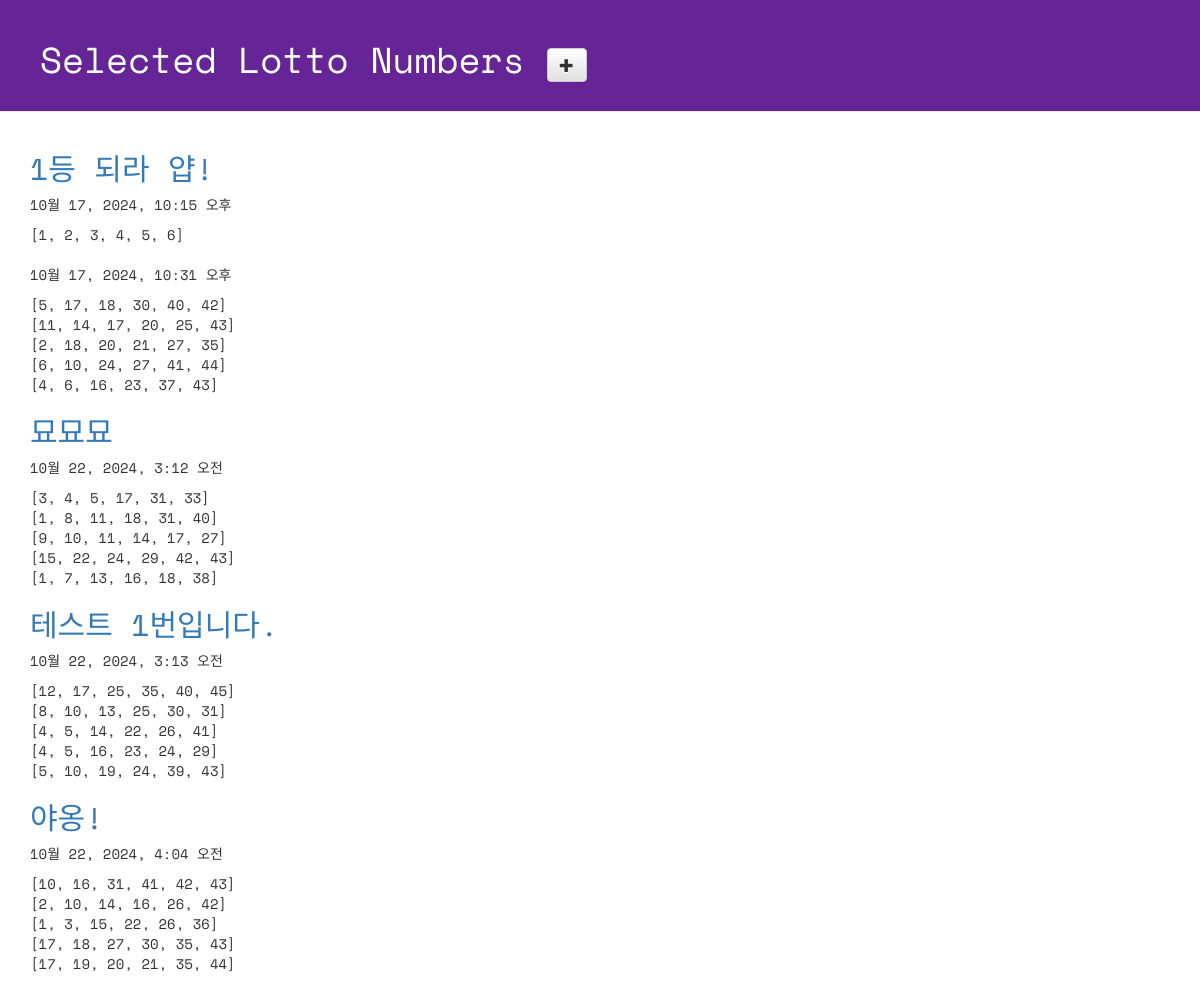
Page /lotto/ on the committed database.
### lotto/models.py (models this page shows, shortened)
class GuessNumbers(models.Model):
    name = models.CharField(max_length=24) # 로또 번호 리스트의 이름
    text = models.CharField(max_length=255) # 로또 번호 리스트에 대한 설명
    lottos = models.CharField(max_length=255, default='[1, 2, 3, 4, 5, 6]') # 로또 번호들이 담길 str
    num_lotto = models.IntegerField(default=5) # 6개 번호 set의 갯수
    update_date = models.DateTimeField()

### lotto/views.py (the view)
# urls.py: path('lotto/', views.index, name='index'), #/lotto
def index(request):
    lottos = GuessNumbers.objects.all()
    return render(request, 'lotto/default.html', {'lottos':lottos}) # context-index

### lotto/templates/lotto/default.html (shortened to what this page needs)
<!DOCTYPE html>
{% load static %}
<html lang="ko">
<head>
  <link rel="stylesheet" href="//maxcdn.bootstrapcdn.com/bootstrap/3.2.0/css/bootstrap.min.css">
  <link rel="stylesheet" href="//maxcdn.bootstrapcdn.com/bootstrap/3.2.0/css/bootstrap-theme.min.css">
  <link rel="stylesheet" href="{% static 'css/lotto.css' %}">
</head>
<body>
 <div class="page-header">
   <h1>
     Selected Lotto Numbers
     <a href="{% url 'new_lotto' %}">
       <span class="glyphicon glyphicon-plus btn btn-default"></span>
     </a>
   </h1>
 </div>
  <div class="container lotto">
    {% for lotto in lottos %}
     <h2><a href="{% url 'detail' lottokey=lotto.id %}">{{ lotto.text }}</a></h2>
     <p>{{ lotto.update_date }}</p>
     <p>{{ lotto.lottos | linebreaksbr }}</p>
    {% endfor %}
  </div>
</body>
</html>

### lotto/static/css/lotto.css (style rules this page uses)
.page-header { background-color: #652596; margin-top: 0; padding: 20px 20px 20px 40px; font-family: 'Space Mono', monospace; }
.page-header h1 { color: #FFFFFF; }
.container { font-family: 'Space Mono', monospace; }
.container h2 { color: #b9f442; }

### rows in the picture
GuessNumbers: text "1등 되라 얍!", update_date "10월 17, 2024, 10:15 오후", lottos "[1, 2, 3, 4, 5, 6]"
GuessNumbers: update_date "10월 17, 2024, 10:31 오후", lottos "[5, 17, 18, 30, 40, 42] [11, 14, 17, 20, 25, 43] [2, 18, 20, 21, 27, 35] [6, 10, 24, 27, 41, 44] [4, 6, 16, 23, 37, 43]"
GuessNumbers: text "묘묘묘", update_date "10월 22, 2024, 3:12 오전", lottos "[3, 4, 5, 17, 31, 33] [1, 8, 11, 18, 31, 40] [9, 10, 11, 14, 17, 27] [15, 22, 24, 29, 42, 43] [1, 7, 13, 16, 18, 38]"
GuessNumbers: text "테스트 1번입니다.", update_date "10월 22, 2024, 3:13 오전", lottos "[12, 17, 25, 35, 40, 45] [8, 10, 13, 25, 30, 31] [4, 5, 14, 22, 26, 41] [4, 5, 16, 23, 24, 29] [5, 10, 19, 24, 39, 43]"
GuessNumbers: text "야옹!", update_date "10월 22, 2024, 4:04 오전", lottos "[10, 16, 31, 41, 42, 43] [2, 10, 14, 16, 26, 42] [1, 3, 15, 22, 26, 36] [17, 18, 27, 30, 35, 43] [17, 19, 20, 21, 35, 44]"
